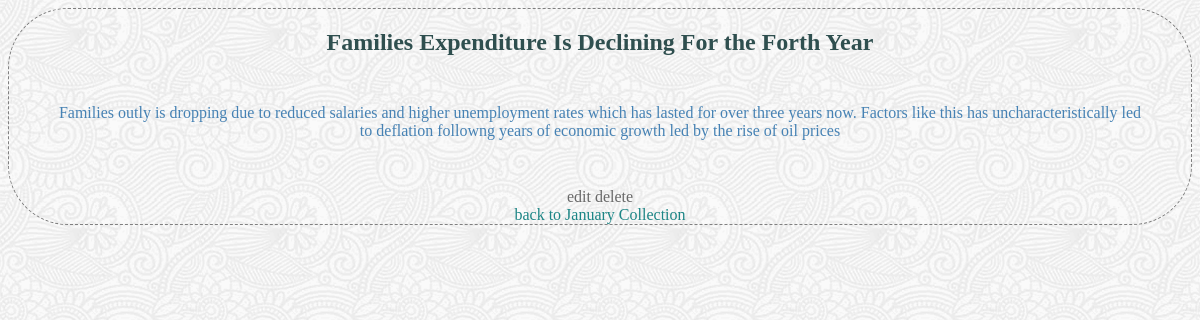
/collections/1/47/view, run on the app's committed database.
### database_setup.py (models this page shows, shortened)
class ArticleCollection(Base):
    __tablename__ = 'article_item'
    name = Column(String(350), nullable=False)
    id = Column(Integer, primary_key=True)
    description = Column(String(250))
    date = Column(
        String(80),
        default=datetime.datetime.now().strftime("%y-%m-%d %H:%M:%S"))
    text = Column(Text())
    user_id = Column(Integer, ForeignKey('user.id'))
    user = relationship(User)
    collection_id = Column(Integer, ForeignKey('collection.id'))
    collection = relationship(Collection)

class Collection(Base):
    __tablename__ = 'collection'
    id = Column(Integer, primary_key=True)
    name = Column(String(80), nullable=False)
    user_id = Column(Integer, ForeignKey('user.id'))
    user = relationship(User)

### finalProject.py (the view)
@app.route(
    '/collections/<int:collection_id>/<int:article_id>/',
    methods=[
        'GET',
        'POST'])
@app.route(
    '/collections/<int:collection_id>/<int:article_id>/view',
    methods=[
        'GET',
        'POST'])
def viewArticle(collection_id, article_id):
    item = session.query(ArticleCollection).filter_by(id=article_id).one()
    collection = session.query(Collection).filter_by(id=collection_id).one()
    if request.method == 'POST':
        session.delete(itemTodelete)
        session.commit()
        flash("article deleted!")
        return redirect(url_for('collectionList', collection_id=collection_id))
    else:
        return render_template(
            'viewarticle.html',
            collection_id=collection_id,
            coll=collection,
            article_id=article_id,
            art=item)

### templates/viewarticle.html (shortened to what this page needs)
<!DOCTYPE html>
<html>
    <head>
        <link rel=stylesheet type=text/css href='{{url_for('static', filename='style.css')}}'>
    </head>
    <body>
        <div class="pane">
            <h2 class="header">{{art.name}}</h2>
            <p class="item article">
                {{art.text}}
            </p>
            <a href="{{url_for('editArticle', collection_id=collection_id, article_id=article_id )}}" class="citem"> edit </a>
            <a href="{{url_for('deleteArticle', collection_id=collection_id, article_id=article_id )}}" class="citem"> delete </a><br>
            <a class="link" href="{{url_for('collectionList', collection_id=collection_id)}}">back to {{coll.name}} </a>
        </div>
    </body>
</html>

### static/style.css (style rules this page uses)
html { background-image: url('full-bloom.png'); background-repeat: repeat; }
a { color: steelblue; text-decoration-line: none; }
.item { color: steelblue; }
.article { text-align: center; margin: 4vw; }
.link { color: rgb(28, 133, 133); }
.header { color: darkslategray; }
.pane { border: dashed grey 1pt; border-radius: 5vw; text-align: center; }
.citem { color: dimgrey; }

### data on the page
ArticleCollection: name "Families Expenditure Is Declining For the Forth Year", text "Families outly is dropping due to reduced salaries and higher unemployment rates which has lasted for over three years now. Factors like this has uncharacteristically led to deflation followng years of economic growth led by the rise of oil prices"
Collection: name "January Collection"
